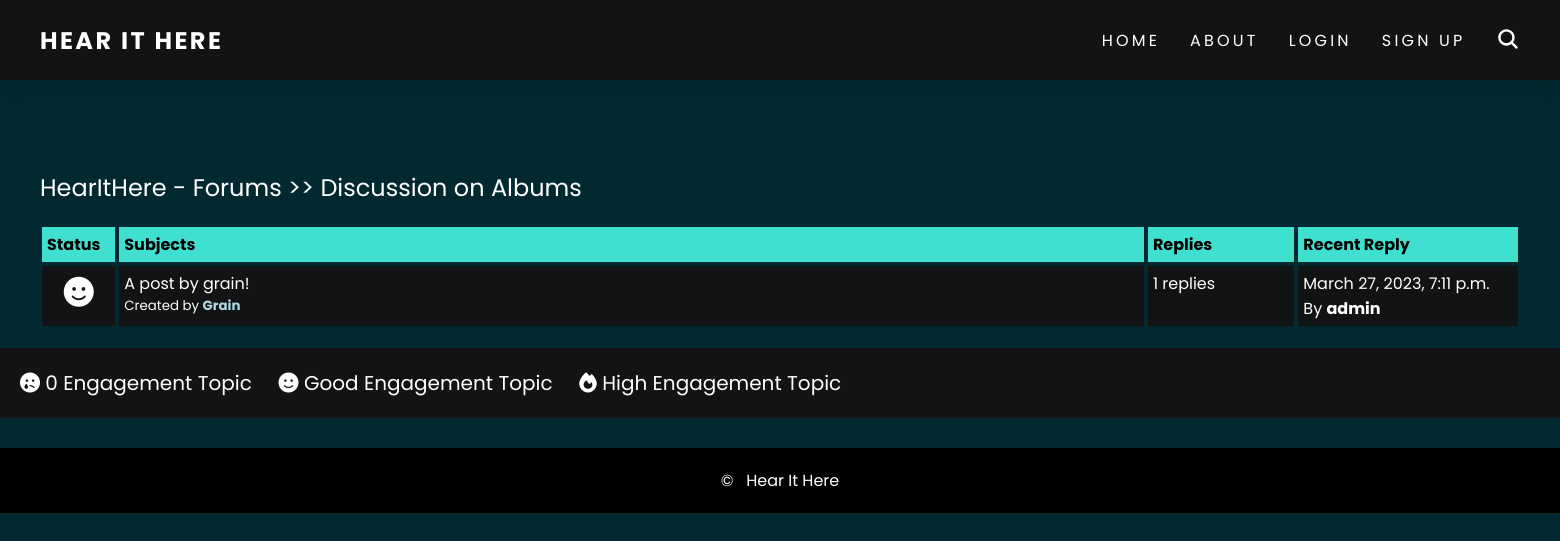
Page /forum/3/ on the earlier database version.
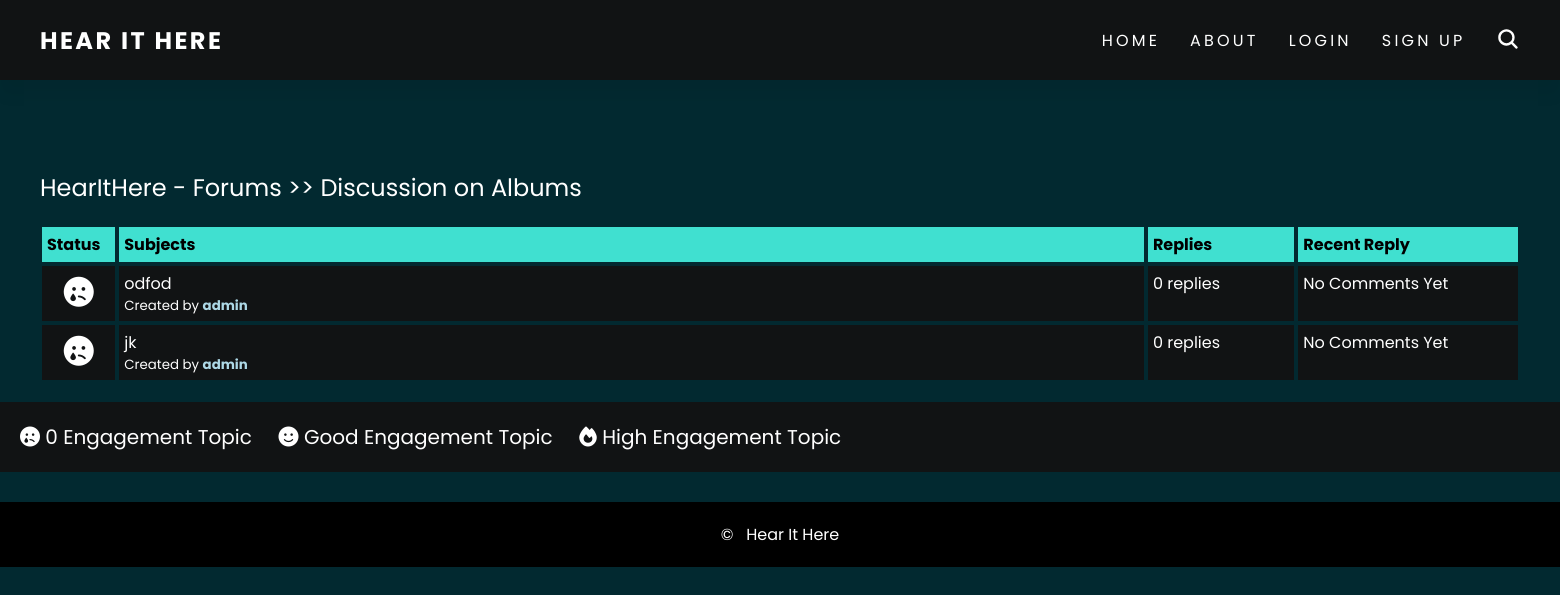
Same page on the later database version.
### forum/models.py (models this page shows, shortened)
class Category(models.Model):
    title = models.CharField(max_length=50, unique=True, null=False)
    content = models.CharField(max_length=500, null=True)

class Post(models.Model):
    title = models.CharField(max_length=100, unique=True, null=False)
    description = models.TextField(null=False)
    time = models.DateTimeField(auto_now_add=True)
    user = models.ForeignKey(CustomUser, on_delete=models.CASCADE)
    category = models.ForeignKey(Category, on_delete=models.CASCADE)

class Comment(models.Model):
    description = models.TextField(null=False, verbose_name="Reply:")
    time = models.DateTimeField(auto_now_add=True)
    user = models.ForeignKey(CustomUser, on_delete=models.CASCADE)
    post = models.ForeignKey(Post, on_delete=models.CASCADE)

### account/models.py (models this page shows, shortened)
class CustomUser(AbstractBaseUser, PermissionsMixin):
    email = models.EmailField(max_length=255, null=False, unique=True)
    username = models.CharField(max_length=50, null=False, unique=True)
    date_joined = models.DateTimeField(auto_now_add=True)
    is_staff = models.BooleanField(default=False)
    is_active = models.BooleanField(default=False)
    is_mod = models.BooleanField(default=False)
    USERNAME_FIELD = 'username'
    REQUIRED_FIELDS = ['email']
    objects = CustomUserManager()

### forum/views.py (the view)
# urls.py: path('<int:category_id>/', views.browse_posts, name='posts'),
def browse_posts(request, category_id):
    category = get_object_or_404(Category, id=category_id)
    posts = Post.objects.filter(category_id=category_id).order_by('-time')
    return render(request, 'forum/posts.html', {'category': category, 'posts': posts})

### forum/templates/forum/posts.html (shortened to what this page needs)
{% extends 'templates/base.html' %}
{% block content %}
<div class="container">
    <div class="navigate">
        <span>  <a href="{% url 'homepage:home' %}">HearItHere - Forums >> {{ category.title }}</a></span>
    </div>
    <div class="posts-table">
        <div class="table-head">
            <div class="status">Status</div>
            <div class="subjects">Subjects</div>
            <div class="replies">Replies</div>
            <div class="last-reply">Recent Reply</div>
        </div>
        {% for post in posts %}
        <div class="table-row">
            {% if post.comment_set.count == 0 %}
                 <div class = "status"><i class="fa-solid fa-face-sad-tear"></i></div>
            {% elif post.comment_set.count < 4 %}
                <div class = "status"><i class="fa-solid fa-face-smile"></i></div>
            {% else %}
                <div class = "status"><i class="fa-solid fa-fire"></i></div>
            {% endif %}
            <div class = "subjects"><a href="{% url 'forum:view_post' category_id=category.id post_id=post.id %}"></a>
                {{ post.title }}</a>
                <div class="created-by">
                    <span>Created by <b><a href="{% url 'account:profile' username=post.user.username %}">
                        {{ post.user.username }}</a></b></span>
                </div>
            </div>
            <div class="replies">
                {{ post.comment_set.count }} replies
                <br>
            </div>
            <div class="last-reply">
                {% if post.comment_set.count == 0 %}
                    No Comments Yet
                {% else %}
                    {{ post.comment_set.last.time }}
                    <br>
                    By <b><a href="{% url 'account:profile' username=post.comment_set.last.user.username %}"></a>
                        {{ post.comment_set.last.user.username }}</a></b>
                        {% endif %}
            </div>
        </div>
        {% endfor %}
    </div>
</div>
<div class = "note">
    <span>
        <i class="fa-solid fa-face-sad-tear"></i> 0 Engagement Topic&nbsp;&nbsp;&nbsp;&nbsp;
    </span>
    <span>
        <i class="fa-solid fa-face-smile"></i> Good Engagement Topic&nbsp;&nbsp;&nbsp;&nbsp;
    </span>
    <span>
        <i class="fa-solid fa-fire"></i> High Engagement Topic&nbsp;&nbsp;&nbsp;&nbsp;
    </span>
</div>
{% endblock %}

### templates/base.html (shortened to what this page needs)
 {% load static %}
<!DOCTYPE html>
<html lang="en">
    <head>
        <link rel="stylesheet" href="{% static 'css/style.css' %}" />
        <link
            href="https://unpkg.com/boxicons@2.1.4/css/boxicons.min.css"
            rel="stylesheet"
        />
    </head>
    <body>
        <header>
            <a href="{% url 'homepage:home' %}" class="logo">Hear It Here</a>
            <div class="nav-bar">
                <ul class="nav-list">
                    <li>
                        <a class="nav-items" href="{% url 'homepage:home' %}">Home</a>
                    </li>
                    <li>
                        <a class="nav-items" href="{% url 'account:about'%}">About</a>
                    </li>
                    {% if user.is_authenticated %}
                    <li>
                        <a class="nav-items" href="{% url 'account:genre'%}">Genre Match</a>
                    </li>
                    <li>
                        <a class="nav-items" href="{% url 'account:logout' %}">Logout</a>
                    </li>
                    <li>
                        <a class="nav-items" href="{% url 'account:profile' username=user.username %}">Profile</a>
                    </li>
                    {% else %}
                    <li>
                        <a class="nav-items" href="{% url 'account:login' %}">Login</a>
                    </li>
                    <li>
                        <a class="nav-items" href="{% url 'account:signup' %}">Sign Up</a>
                    </li>
                    {% endif %}
                </ul>
                <div class="search">
                  <span class="icon">
                    <ion-icon name="search" class="searchBtn" onclick="submitForm()"></ion-icon>
                  </span>
                </div>
            </div>
        </header>
        <br /><br /><br />
        <br /><br /><br />
        <main>{% block content %} {% endblock %}</main>
    <footer class="footer-bottom">
        <span>&copy; &nbsp; Hear It Here</span>
    </footer>
</body>
    </body>
</html>

### static/css/style.css (style rules this page uses)
* { margin: 0; padding: 0; box-sizing: border-box; font-family: 'Poppins'; }
body { min-height: 100vh; background: rgb(2, 41, 48) 100%; overflow-x: hidden; color: #fff; }
a { color: #fff; text-decoration: none; }
.container { margin: 0 20px; padding-bottom: 20px !important; padding: 0 20px; }
.subjects a { color: lightblue; }
header { position: absolute; top: 0; left: 0; width: 100%; height: 80px; background: #111314; padding: 20px 40px; display: flex; justify-content: space-between; align-items: center; box-shadow: 0 15px 15px rgba(0, 0, 0, 0.05); z-index: 20; }
.logo { color: #fff; text-decoration: none; font-size: 1.5em; font-weight: 700; text-transform: uppercase; letter-spacing: 0.1em; }
.nav-items { color: #fff; }
.nav-bar { display: flex; align-items: center; }
header ul { position: relative; display: flex; gap: 30px; }
header ul li { list-style: none; }
header ul li a { position: relative; text-decoration: none; font-size: 1em; color: #333; text-transform: uppercase; letter-spacing: 0.2em; }
header ul li a::before { content: ''; position: absolute; bottom: -2px; width: 100%; height: 2px; background: #40E0D0; transform: scaleX(0); transition: transform 0.5s ease-in-out; transform-origin: right; }
header .search { position: relative; display: flex; justify-content: center; align-items: center; font-size: 1.5em; z-index: 10; cursor: pointer; }
.searchBtn { position: relative; left: 30px; top: 2.5px; transition: 0.5s ease-in-out; }
footer { margin-top: 30px; padding: 20px; background-color: black; text-align: center; }
.footer-bottom { bottom: 0 !important; position: relative; width: 100%; }
.table-head { display: flex; }
.table-head div { padding: 5px; margin: 2px; background: #40E0D0; font-weight: bold; color: black; }
.table-head .status { flex: 5%; }
.table-head .subjects { flex: 70%; }
.table-head .replies { flex: 10%; }
.table-head .last-reply { flex: 15%; }
.table-row { display: flex; }
.table-row .status, .table-row .subjects, .table-row .replies, .table-row .last-reply { padding: 5px; margin: 2px; background-color: #111314; }
.table-row .status { flex: 5%; font-size: 30px; text-align: center; }
.table-row .subjects { flex: 70%; }
.table-row .replies { flex: 10%; }
.table-row .last-reply { flex: 15%; }
.navigate { margin-block: 20px; font-weight: lighter; font-size: 24px; }
.navigate a { color: #fff; font-weight: bolder; }
.note { background-color: #111314; padding: 20px; display: block; }
.note span { font-size: 20px; margin-block: 5px; }
.created-by { font-size: smaller; }

Differences in the rows shown:
removed Post: title "A post by grain!", user.username "Grain", comment_set.count "1", comment_set.last.time "March 27, 2023, 7:11 p.m.", comment_set.last.user.username "admin"
added Post: title "odfod", user.username "admin", comment_set.count "0", shows "No Comments Yet"
added Post: title "jk", user.username "admin", comment_set.count "0", shows "No Comments Yet"
